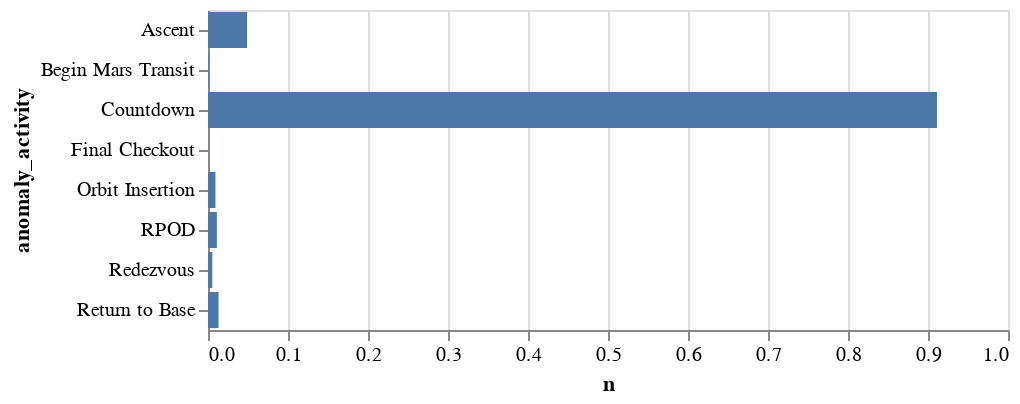

The cell this chart's notebook holds for it:
### Markdown cell above
Which Activities Fail?

### Code cell
# Relative failure frequency by activity
df = (
    mc_results
    .groupby("anomaly_activity")
    .count()
    .rename(columns={'replicant': 'n'})
    .loc[:,'n']
)

fail_count = df.sum()
# (df / fail_count).reset_index()

alt.Chart(
    (df / fail_count).reset_index()
).mark_bar().encode(
    y = "anomaly_activity",
    x = "n"
)

### Figure 1 — Vega-Lite specification as saved in the notebook (floating-point values rounded to 4 significant figures)
{"config": {"view": {"continuousWidth": 400, "continuousHeight": 300}}, "data": {"name": "data-e47a8b66ba276d5e7dfe99a93c7e13e9"}, "mark": "bar", "encoding": {"x": {"field": "n", "type": "quantitative"}, "y": {"field": "anomaly_activity", "type": "nominal"}}, "$schema": "https://vega.github.io/schema/vega-lite/v4.17.0.json", "datasets": {"data-e47a8b66ba276d5e7dfe99a93c7e13e9": [{"anomaly_activity": "Ascent", "n": 0.04885}, {"anomaly_activity": "Begin Mars Transit", "n": 0.0008496}, {"anomaly_activity": "Countdown", "n": 0.9112}, {"anomaly_activity": "Final Checkout", "n": 0.0001416}, {"anomaly_activity": "Orbit Insertion", "n": 0.009299}, {"anomaly_activity": "RPOD", "n": 0.01109}, {"anomaly_activity": "Redezvous", "n": 0.005381}, {"anomaly_activity": "Return to Base", "n": 0.01317}]}}
